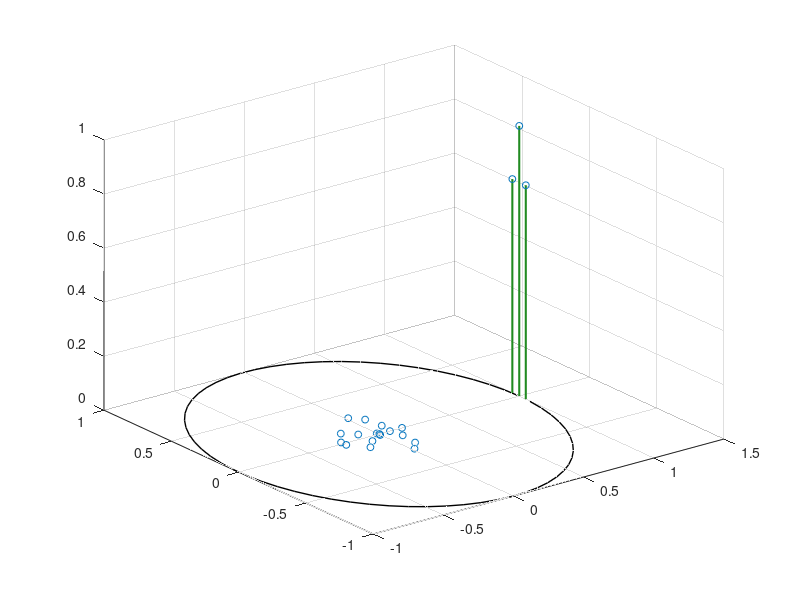

Write MATLAB code to recreate this figure. (Note: this script raises an error after producing the figure.)
%% Pulsating Poiseuille Flow ========================================
% Approximating the velocity profile with eigenfunction expansion, 
% POD and DMD.
% ===================================================================
clc
clear
close all

%% Initial data: ====================================================
% USER INPUT ========================================================
TIME = 20;	% total time of the animation
W = 10;     % Womersley number
Pa = 60;    % dimensionless pressure coefficient
FONT = 16;  % fontsize for graphs
modes = 20;  % number of modes for all approximations (max 7)
dt = 0.05;  % time step
dy = 0.05;  % space step
% END OF USER INPUT =================================================
MODES = modes;	% number of modes in eigenfunction approximation
RANK = modes;   % number of modes in POD approximation
r = modes;      % number of modes in DMD approximation
nm = modes;     % number of first modes to draw

% Definition of colours for plotting:
red = [236 68 28] ./ 255;	% used for eigenfunction
blue = [3 105 172] ./ 255;	% used for POD
green = [34 139 34] ./ 255;	% used for DMD

% Initialize error matrices:
ERROR_EIG = zeros(MODES, 1);
ERROR_POD = zeros(RANK, 1);
ERROR_DMD = zeros(r, 1);

%% Analytical result from asymptotic complex solution: ==============
t = [0:dt:TIME]; n_t = length(t);    % time discretization
y = [-1:dy:1]; n_y = length(y);      % space discretization
u_A_r = zeros(n_y, n_t);             % initialize solution

% Construct real and imaginary parts:
for j = 1:length(t)
    
    Y = (1 - cosh(W*sqrt(1i).*y)./(cosh(W*sqrt(1i))))*1i*Pa/W.^2;
    u_A_r(:,j) = real(Y.*exp(1i*t(j)));
end

% Adding the mean flow component:
u_Mb = (1 - y.^2)*0.5;              % mean flow
u_M = repmat(u_Mb, length(t), 1);   % repeat solution
u_A_R = u_M' + u_A_r;               % real analytical solution

%% Eigenfunction approximation: =====================================
% Extended solution matrix (for plotting):
u_T_extend = zeros(n_y, MODES*n_t);

% Calculate the solution matrix for each mode:
for j = 1:1:MODES
    
n = [1:1:j]; % matrix of modes to include in the summation

% Initialize matrices:
Y = zeros(n_y, j);      % initialize spacial basis
A_n = zeros(j,j);       % initialize amplitude matrix
T = zeros(n_t, j);      % initialize temporal basis
U_A = zeros(n_t, n_y);	% initialize PDE solution

% Construct spatial basis:
for i = 1:1:length(n)
    
    N = 2*n(i) - 1;     % odd number in the series
    Y(:,i) = cos(N*pi*y/2);
end

% Construct the amplitudes:
for i = 1:1:length(n)
    
    N = 2*n(i) - 1;     % odd number in the series
    A_n(i,i) = (16*Pa) / (N*pi*sqrt((2*W)^4 + N^4*pi^4));
end

% Construct the temporal modes:
for i = 1:1:length(n)
    
    N = 2*n(i) - 1;     % odd number in the series
    T(:,i) = (-1)^(n(i)) * cos(t - atan((4*W^2) / (N^2*pi^2)));
end

% Assembly solution:
U_A  = Y * A_n * T';

% Adding the mean flow component:
u_Mb = (1 - y.^2) * 0.5;            % mean flow
u_M = repmat(u_Mb, length(t), 1);   % repeat solution
u_T = U_A + u_M';                   % eigenfunction solution

% Paste solution to the large matrix (for plotting):
u_T_extend(:, ((j - 1)*n_t + 1):1:(j*n_t)) = u_T;

% Compute the error of the current approximation:
ERROR_EIG(j) = abs(norm(u_T - u_A_R));
end

% Obtain elements from the diagonal:
sigma_A_n = diag(A_n); 

%% POD approximation: ===============================================
% SVD of the original solution matrix:
[U_POD, S_POD, V_POD] = svd(u_A_R);

for j = 1:1:RANK
    
    % Create a POD approximation:
    U_POD_approx = U_POD(:, 1:1:j) * ...
        S_POD(1:1:j, 1:1:j) * V_POD(:, 1:1:j)';
    % Compute the error of the current approximation:
    ERROR_POD(j) = abs(norm(U_POD_approx - u_A_R));
end

% Obtain elements from the diagonal:
sigma_POD = diag(S_POD);

%% DMD approximation: ===============================================
% Extended solution matrix (for plotting):
U_DMD_extend = zeros(n_y, r*n_t);
B = zeros(r,1);

% Calculate the solution matrix for each mode:
for j = 1:1:r
    
    % Define matrix D:
    D = u_A_R;
    
    % Construct data sets X1 and X2:
    X1 = D(:, 1:end-1); X2 = D(:, 2:end);
    
    % Compute the POD (SVD) of X1:
    [U, Sigma, V] = svd(X1, 'econ'); 
    
    % Approximate matrix X1 keeping only r elements of the sum:
    U = U(:, 1:1:j);            % retain only r modes in U
    Sigma = Sigma(1:j, 1:j);    % retain only r modes in Sigma
    V = V(:, 1:1:j);            % retain only r modes in V

    % Construct the propagator S:
    S = U' * X2 * V * inv(Sigma); 
    
    % Compute eigenvalues and eigenvectors of the matrix S:
    [PHI, MU] = eig(S); 
    
    % Extract frequencies from the diagonal:
    mu = diag(MU); 
    
    % Extract real and imaginary parts of frequencies:
    lambda_r = real(mu); lambda_i = imag(mu); 
    
    % Frequency in terms of pulsation:
    omega = log(mu)/dt;

    % Compute the DMD spatial modes:
    Phi = U * PHI;
    
    % Compute amplitudes with the least-squares method:
    b2 = inv(Phi' * Phi) * Phi' * X1(:,1);

    % Compute the DMD temporal modes:
    T_modes = zeros(j, n_t); 
        for i = 1:length(t)
            
            T_modes(:,i) = b2 .* exp(omega * t(i));
        end
        
    % Get the full DMD reconstruction:
    U_DMD = real(Phi * T_modes);

    % Paste solution to the large matrix (for plotting):
    U_DMD_extend(:, ((j - 1)*n_t + 1):1:(j*n_t)) = U_DMD;
    
    % Compute the error of the current approximation:
    ERROR_DMD(j) = abs(norm(U_DMD - u_A_R));

end


%% Plot of the eigenvalues circle: ==================================
hfig3 = figure(3);

% Definition of the circle in a complex plane:
radius = 1; z_Circle = radius * exp((0:0.1:(2*pi)) * sqrt(-1));
MAX_B = max(real(abs(b2)));
% Eigenvalues and complex circle:
stem3(lambda_r, lambda_i, real(abs(b2))/MAX_B, 'o', 'Markersize', 5, 'color', green, 'LineWidth', 1.5);
hold on
plot(real(z_Circle), imag(z_Circle), 'k-', 'LineWidth', 1)
[M] = AXIS(FONT);
set(gcf, 'color', 'w');
%title(['Eigenvalues circle for DMD with r = ', num2str(r)]);

% Save the plot:
print('-dpng', '-r500', 'Eigenvalues_circle.png')

%% Ending: ==========================================================
close all
%clc